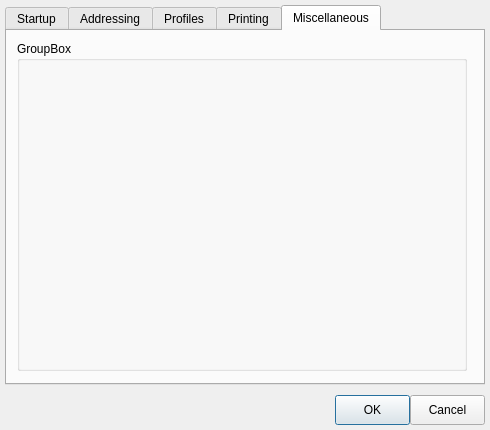
<?xml version="1.0" encoding="UTF-8"?>
<ui version="4.0">
 <class>GeneralSettingsDialogClass</class>
 <widget class="QDialog" name="GeneralSettingsDialogClass">
  <property name="geometry">
   <rect>
    <x>0</x>
    <y>0</y>
    <width>490</width>
    <height>430</height>
   </rect>
  </property>
  <property name="windowTitle">
   <string>GeneralSettingsDialog</string>
  </property>
  <widget class="QTabWidget" name="tabWidget">
   <property name="geometry">
    <rect>
     <x>5</x>
     <y>5</y>
     <width>480</width>
     <height>380</height>
    </rect>
   </property>
   <property name="currentIndex">
    <number>4</number>
   </property>
   <widget class="QWidget" name="tab">
    <attribute name="title">
     <string>Startup</string>
    </attribute>
    <widget class="QGroupBox" name="groupBox">
     <property name="geometry">
      <rect>
       <x>10</x>
       <y>10</y>
       <width>450</width>
       <height>330</height>
      </rect>
     </property>
     <property name="title">
      <string>GroupBox</string>
     </property>
    </widget>
   </widget>
   <widget class="QWidget" name="tab_2">
    <attribute name="title">
     <string>Addressing</string>
    </attribute>
    <widget class="QGroupBox" name="groupBox_2">
     <property name="geometry">
      <rect>
       <x>10</x>
       <y>10</y>
       <width>450</width>
       <height>330</height>
      </rect>
     </property>
     <property name="title">
      <string>GroupBox</string>
     </property>
    </widget>
   </widget>
   <widget class="QWidget" name="tab_3">
    <attribute name="title">
     <string>Profiles</string>
    </attribute>
    <widget class="QGroupBox" name="groupBox_3">
     <property name="geometry">
      <rect>
       <x>10</x>
       <y>10</y>
       <width>450</width>
       <height>330</height>
      </rect>
     </property>
     <property name="title">
      <string>GroupBox</string>
     </property>
    </widget>
   </widget>
   <widget class="QWidget" name="tab_4">
    <attribute name="title">
     <string>Printing</string>
    </attribute>
    <widget class="QGroupBox" name="groupBox_4">
     <property name="geometry">
      <rect>
       <x>10</x>
       <y>10</y>
       <width>450</width>
       <height>330</height>
      </rect>
     </property>
     <property name="title">
      <string>GroupBox</string>
     </property>
    </widget>
   </widget>
   <widget class="QWidget" name="tab_5">
    <attribute name="title">
     <string>Miscellaneous</string>
    </attribute>
    <widget class="QGroupBox" name="groupBox_5">
     <property name="geometry">
      <rect>
       <x>10</x>
       <y>10</y>
       <width>450</width>
       <height>330</height>
      </rect>
     </property>
     <property name="title">
      <string>GroupBox</string>
     </property>
    </widget>
   </widget>
  </widget>
  <widget class="QPushButton" name="cOK">
   <property name="geometry">
    <rect>
     <x>335</x>
     <y>395</y>
     <width>75</width>
     <height>30</height>
    </rect>
   </property>
   <property name="text">
    <string>OK</string>
   </property>
  </widget>
  <widget class="QPushButton" name="cCancel">
   <property name="geometry">
    <rect>
     <x>410</x>
     <y>395</y>
     <width>75</width>
     <height>30</height>
    </rect>
   </property>
   <property name="text">
    <string>Cancel</string>
   </property>
  </widget>
 </widget>
 <layoutdefault spacing="6" margin="11"/>
 <resources/>
 <connections>
  <connection>
   <sender>cOK</sender>
   <signal>clicked()</signal>
   <receiver>GeneralSettingsDialogClass</receiver>
   <slot>accept()</slot>
   <hints>
    <hint type="sourcelabel">
     <x>374</x>
     <y>407</y>
    </hint>
    <hint type="destinationlabel">
     <x>286</x>
     <y>409</y>
    </hint>
   </hints>
  </connection>
  <connection>
   <sender>cCancel</sender>
   <signal>clicked()</signal>
   <receiver>GeneralSettingsDialogClass</receiver>
   <slot>reject()</slot>
   <hints>
    <hint type="sourcelabel">
     <x>435</x>
     <y>414</y>
    </hint>
    <hint type="destinationlabel">
     <x>411</x>
     <y>430</y>
    </hint>
   </hints>
  </connection>
 </connections>
</ui>
